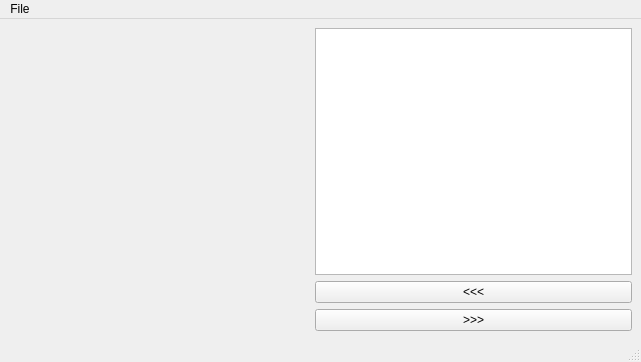
<?xml version="1.0" encoding="UTF-8"?>
<ui version="4.0">
 <class>MainWindow</class>
 <widget class="QMainWindow" name="MainWindow">
  <property name="geometry">
   <rect>
    <x>0</x>
    <y>0</y>
    <width>641</width>
    <height>362</height>
   </rect>
  </property>
  <property name="windowTitle">
   <string>MainWindow</string>
  </property>
  <widget class="QWidget" name="centralwidget">
   <layout class="QHBoxLayout" name="horizontalLayout">
    <item>
     <widget class="QLabel" name="label">
      <property name="minimumSize">
       <size>
        <width>300</width>
        <height>300</height>
       </size>
      </property>
      <property name="text">
       <string/>
      </property>
     </widget>
    </item>
    <item>
     <layout class="QVBoxLayout" name="verticalLayout">
      <item>
       <widget class="QTextEdit" name="textEdit"/>
      </item>
      <item>
       <widget class="QPushButton" name="pushButton">
        <property name="text">
         <string>&lt;&lt;&lt;</string>
        </property>
       </widget>
      </item>
      <item>
       <widget class="QPushButton" name="pushButton_2">
        <property name="text">
         <string>&gt;&gt;&gt;</string>
        </property>
       </widget>
      </item>
     </layout>
    </item>
   </layout>
  </widget>
  <widget class="QMenuBar" name="menubar">
   <property name="geometry">
    <rect>
     <x>0</x>
     <y>0</y>
     <width>641</width>
     <height>22</height>
    </rect>
   </property>
   <widget class="QMenu" name="menuFile">
    <property name="title">
     <string>File</string>
    </property>
    <addaction name="actionSave"/>
    <addaction name="actionLoad"/>
    <addaction name="actionQuit"/>
   </widget>
   <addaction name="menuFile"/>
  </widget>
  <widget class="QStatusBar" name="statusbar"/>
  <action name="actionSave">
   <property name="text">
    <string>Load</string>
   </property>
  </action>
  <action name="actionLoad">
   <property name="text">
    <string>Save</string>
   </property>
  </action>
  <action name="actionQuit">
   <property name="text">
    <string>Quit</string>
   </property>
  </action>
 </widget>
 <resources/>
 <connections/>
</ui>
